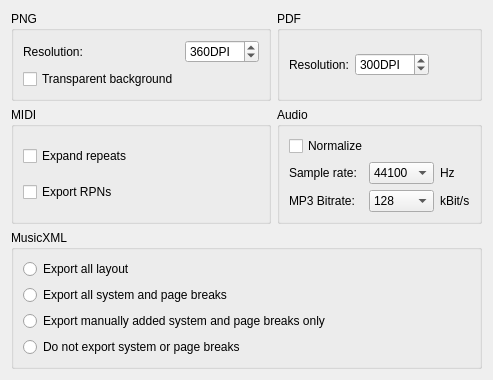
     <widget class="QWidget" name="tabExport">
      <property name="accessibleName">
       <string>Export tab</string>
      </property>
      <attribute name="title">
       <string>Export</string>
      </attribute>
      <layout class="QGridLayout" name="gridLayout_3">
       <item row="0" column="0">
        <widget class="QGroupBox" name="groupBox_png">
         <property name="title">
          <string notr="true">PNG</string>
         </property>
         <layout class="QGridLayout" name="gridLayout_8">
          <item row="0" column="0">
           <widget class="QLabel" name="label_pngResolution">
            <property name="text">
             <string>Resolution:</string>
            </property>
           </widget>
          </item>
          <item row="1" column="0">
           <widget class="QCheckBox" name="pngTransparent">
            <property name="accessibleName">
             <string>Transparent background</string>
            </property>
            <property name="text">
             <string>Transparent background</string>
            </property>
           </widget>
          </item>
          <item row="0" column="2">
           <spacer name="horizontalSpacer_14">
            <property name="orientation">
             <enum>Qt::Horizontal</enum>
            </property>
            <property name="sizeHint" stdset="0">
             <size>
              <width>0</width>
              <height>0</height>
             </size>
            </property>
           </spacer>
          </item>
          <item row="0" column="1">
           <widget class="QSpinBox" name="pngResolution">
            <property name="accessibleName">
             <string>Resolution DPI</string>
            </property>
            <property name="accessibleDescription">
             <string>Choose resolution DPI</string>
            </property>
            <property name="suffix">
             <string extracomment="dots per inch">DPI</string>
            </property>
            <property name="minimum">
             <number>32</number>
            </property>
            <property name="maximum">
             <number>5000</number>
            </property>
            <property name="value">
             <number>360</number>
            </property>
           </widget>
          </item>
         </layout>
        </widget>
       </item>
       <item row="1" column="0">
        <widget class="QGroupBox" name="groupBox_midi">
         <property name="sizePolicy">
          <sizepolicy hsizetype="Preferred" vsizetype="Preferred">
           <horstretch>0</horstretch>
           <verstretch>0</verstretch>
          </sizepolicy>
         </property>
         <property name="accessibleName">
          <string notr="true">MIDI</string>
         </property>
         <property name="title">
          <string notr="true">MIDI</string>
         </property>
         <layout class="QVBoxLayout" name="verticalLayout_2">
          <item>
           <widget class="QCheckBox" name="expandRepeats">
            <property name="text">
             <string>Expand repeats</string>
            </property>
           </widget>
          </item>
          <item>
           <widget class="QCheckBox" name="exportRPNs">
            <property name="text">
             <string>Export RPNs</string>
            </property>
           </widget>
          </item>
         </layout>
        </widget>
       </item>
       <item row="3" column="0" colspan="2">
        <widget class="QGroupBox" name="exportMp3VBR">
         <property name="sizePolicy">
          <sizepolicy hsizetype="Preferred" vsizetype="Preferred">
           <horstretch>0</horstretch>
           <verstretch>0</verstretch>
          </sizepolicy>
         </property>
         <property name="accessibleName">
          <string notr="true">MusicXML</string>
         </property>
         <property name="title">
          <string notr="true">MusicXML</string>
         </property>
         <layout class="QVBoxLayout" name="verticalLayout_14">
          <item>
           <widget class="QRadioButton" name="exportAllLayouts">
            <property name="text">
             <string>Export all layout</string>
            </property>
           </widget>
          </item>
          <item>
           <widget class="QRadioButton" name="exportAllBreaks">
            <property name="text">
             <string>Export all system and page breaks</string>
            </property>
           </widget>
          </item>
          <item>
           <widget class="QRadioButton" name="exportManualBreaks">
            <property name="text">
             <string>Export manually added system and page breaks only</string>
            </property>
           </widget>
          </item>
          <item>
           <widget class="QRadioButton" name="exportNoBreaks">
            <property name="text">
             <string>Do not export system or page breaks</string>
            </property>
           </widget>
          </item>
         </layout>
        </widget>
       </item>
       <item row="0" column="1">
        <widget class="QGroupBox" name="groupBox_pdf">
         <property name="title">
          <string notr="true">PDF</string>
         </property>
         <layout class="QHBoxLayout" name="horizontalLayout_4">
          <item>
           <widget class="QLabel" name="label_pdfResolution">
            <property name="text">
             <string>Resolution:</string>
            </property>
           </widget>
          </item>
          <item>
           <widget class="QSpinBox" name="exportPdfDpi">
            <property name="accessibleName">
             <string>Resolution DPI</string>
            </property>
            <property name="accessibleDescription">
             <string>Choose resolution DPI</string>
            </property>
            <property name="suffix">
             <string extracomment="dots per inch">DPI</string>
            </property>
            <property name="minimum">
             <number>75</number>
            </property>
            <property name="maximum">
             <number>2400</number>
            </property>
            <property name="value">
             <number>300</number>
            </property>
           </widget>
          </item>
          <item>
           <spacer name="horizontalSpacer_3">
            <property name="orientation">
             <enum>Qt::Horizontal</enum>
            </property>
            <property name="sizeHint" stdset="0">
             <size>
              <width>0</width>
              <height>0</height>
             </size>
            </property>
           </spacer>
          </item>
         </layout>
        </widget>
       </item>
       <item row="1" column="1">
        <widget class="QGroupBox" name="groupBox_audio">
         <property name="accessibleName">
          <string>Audio</string>
         </property>
         <property name="title">
          <string>Audio</string>
         </property>
         <layout class="QGridLayout" name="gridLayout_15">
          <item row="2" column="2">
           <widget class="QComboBox" name="exportMp3BitRate">
            <property name="currentText">
             <string>128</string>
            </property>
            <property name="currentIndex">
             <number>8</number>
            </property>
            <item>
             <property name="text">
              <string notr="true">32</string>
             </property>
            </item>
            <item>
             <property name="text">
              <string notr="true">40</string>
             </property>
            </item>
            <item>
             <property name="text">
              <string notr="true">48</string>
             </property>
            </item>
            <item>
             <property name="text">
              <string notr="true">56</string>
             </property>
            </item>
            <item>
             <property name="text">
              <string notr="true">64</string>
             </property>
            </item>
            <item>
             <property name="text">
              <string notr="true">80</string>
             </property>
            </item>
            <item>
             <property name="text">
              <string notr="true">96</string>
             </property>
            </item>
            <item>
             <property name="text">
              <string notr="true">112</string>
             </property>
            </item>
            <item>
             <property name="text">
              <string notr="true">128</string>
             </property>
            </item>
            <item>
             <property name="text">
              <string notr="true">160</string>
             </property>
            </item>
            <item>
             <property name="text">
              <string notr="true">192</string>
             </property>
            </item>
            <item>
             <property name="text">
              <string notr="true">224</string>
             </property>
            </item>
            <item>
             <property name="text">
              <string notr="true">256</string>
             </property>
            </item>
            <item>
             <property name="text">
              <string notr="true">320</string>
             </property>
            </item>
           </widget>
          </item>
          <item row="1" column="0">
           <widget class="QLabel" name="label_sampleRate">
            <property name="text">
             <string>Sample rate:</string>
            </property>
           </widget>
          </item>
          <item row="1" column="2">
           <widget class="QComboBox" name="exportAudioSampleRate">
            <property name="accessibleName">
             <string>Sample rate</string>
            </property>
            <property name="accessibleDescription">
             <string>Choose sample rate</string>
            </property>
            <property name="currentIndex">
             <number>1</number>
            </property>
            <item>
             <property name="text">
              <string notr="true">32000</string>
             </property>
            </item>
            <item>
             <property name="text">
              <string notr="true">44100</string>
             </property>
            </item>
            <item>
             <property name="text">
              <string notr="true">48000</string>
             </property>
            </item>
           </widget>
          </item>
          <item row="1" column="3">
           <widget class="QLabel" name="label_Hz">
            <property name="text">
             <string extracomment="Hertz">Hz</string>
            </property>
           </widget>
          </item>
          <item row="2" column="3">
           <widget class="QLabel" name="exportMp3BitRateUnit">
            <property name="text">
             <string>kBit/s</string>
            </property>
           </widget>
          </item>
          <item row="2" column="4">
           <spacer name="horizontalSpacer_19">
            <property name="orientation">
             <enum>Qt::Horizontal</enum>
            </property>
            <property name="sizeHint" stdset="0">
             <size>
              <width>0</width>
              <height>0</height>
             </size>
            </property>
           </spacer>
          </item>
          <item row="2" column="0">
           <widget class="QLabel" name="exportMp3BitRateLabel">
            <property name="text">
             <string>MP3 Bitrate:</string>
            </property>
           </widget>
          </item>
          <item row="0" column="0" colspan="3">
           <widget class="QCheckBox" name="normalize">
            <property name="text">
             <string>Normalize</string>
            </property>
           </widget>
          </item>
         </layout>
        </widget>
       </item>
       <item row="4" column="0" colspan="2">
        <spacer>
         <property name="orientation">
          <enum>Qt::Vertical</enum>
         </property>
         <property name="sizeHint" stdset="0">
          <size>
           <width>0</width>
           <height>0</height>
          </size>
         </property>
        </spacer>
       </item>
      </layout>
     </widget>
